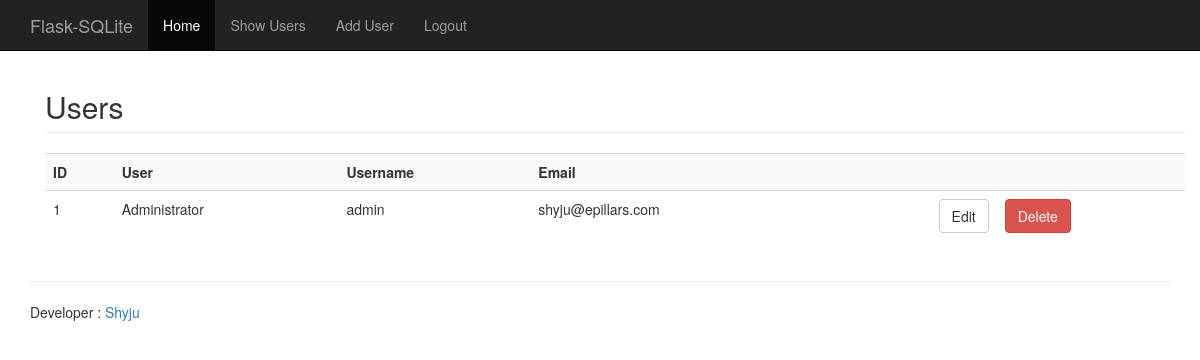
Page /users (signed in) on the earlier database version.
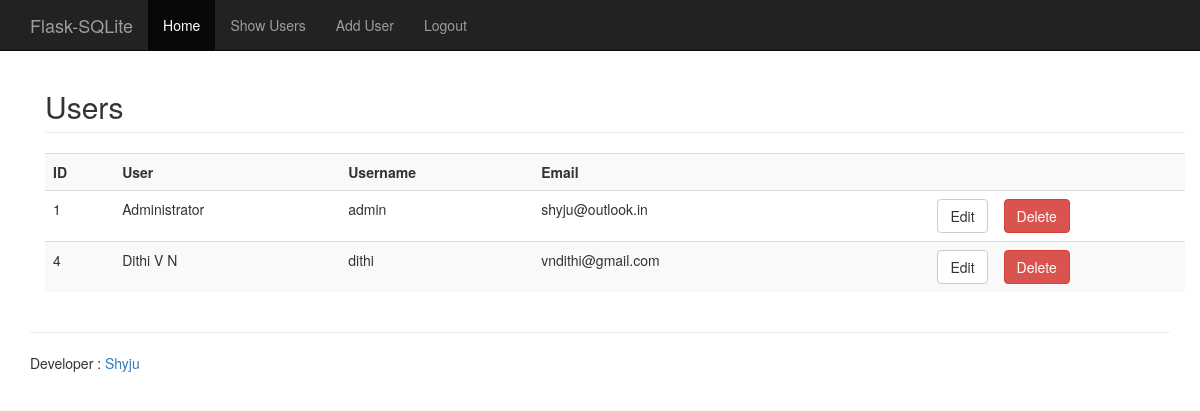
Same page on the later database version.
### app/models.py (models this page shows, shortened)
class User(db.Model):
    __tablename__ = 'users'
    id = db.Column(db.Integer, primary_key = True)
    name = db.Column(db.String(255))
    email = db.Column(db.String(255), unique=True)
    username = db.Column(db.String(255), unique=True)
    password = db.Column(db.String(255))

### app/views.py (the view)
@app.route('/users')
@is_logged_in
def show_users():
    users = db.session.query(User).all() # or you could have used User.query.all()
    return render_template('show_users.html', users=users)

### app/views.py (called while the page is built)
def is_logged_in(f):
    @wraps(f)
    def wrap(*args, **kwargs):
        if 'logged_in' in session:
            return f(*args, **kwargs)
        else:
            flash('Unauthorized, Please login', 'danger')
            return redirect(url_for('login'))
    return wrap

@app.after_request
def add_header(response):
    response.headers['X-UA-Compatible'] = 'IE=Edge,chrome=1'
    response.headers['Cache-Control'] = 'public, max-age=600'
    return response

### app/templates/show_users.html (shortened to what this page needs)
{% extends 'base.html' %}
{% block main %}
<div class="container">
  <h2 class="page-header">Users</h2>
  <table class="table table-striped">
    <tr>
      <th>ID</th>
      <th>User</th>
      <th>Username</th>
      <th>Email</th>
      <th></th>
      <th></th>
    </tr>
    {% for user in users %}
    <tr>
      <td>{{user.id}}</td>
      <td>{{user.name}}</td>
      <td>{{user.username}}</td>
      <td>{{user.email}}</td>
      <td><a href="edit_user/{{user.id}}" class="btn btn-default pull-right">Edit</a></td>
      <td>
        <form action="{{url_for('delete_user', user_id=user.id)}}" method="post">
          <input type="submit" value="Delete" class="btn btn-danger">
        </form>
      </td>
    </tr>
    {% endfor %}
  </table>
{% endblock %}

Differences in the rows shown:
changed User "Administrator": email "shyju@epillars.com" → "shyju@outlook.in"
added User: id "4", name "Dithi V N", username "dithi", email "vndithi@gmail.com"
